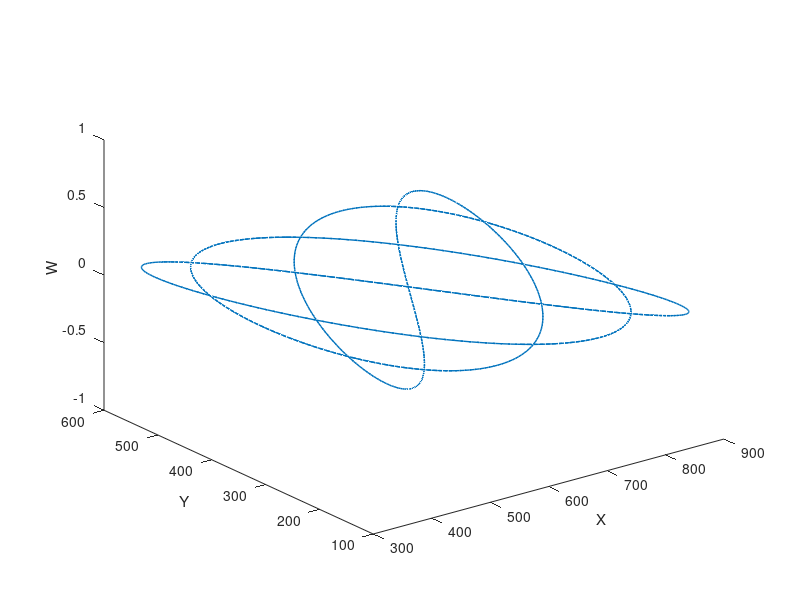

The MATLAB source for this figure: (Note: this script raises an error after producing the figure.)
%% desired path: projected trefoil knot
figure; set(gcf,'color','w'); grid on;
th = 0: 0.01: 4*pi;
gain=1; nx=3; ny=4; nz=7; betax=0.1; betay=0.7; betaz=0;
x = 250*cos(gain*nx*th+betax)+600;
y = 250*cos(gain*ny*th+betay)+350;
plot3(x, y, 0*ones(1, length(x)), 'LineWidth', 1)
xlabel('X'); ylabel('Y'); zlabel('W')
hold on;  
 
%%% plot the traj
pz = zeros(size(px));
L = 30;
range = 1:2007091;

% the trajecotry
plot3(px(range), py(range), pz(range), 'm', 'LineWidth', 2);

%%% the direction
index = 1;
point=[px(index); py(index); pz(index)];
vel = [cos(theta(index)); sin(theta(index)); 0];
p = cal_tri_pts(point, vel, L);
line_pts = [p(:,3), p(:,1), p(:,2), p(:,3), p(:,4), p(:,1)];
line(line_pts(1,:), line_pts(2,:), line_pts(3,:), 'LineWidth', 2);

index = 60000;
point=[px(index); py(index); pz(index)];
vel = [cos(theta(index)); sin(theta(index)); 0];
p = cal_tri_pts(point, vel, L);
line_pts = [p(:,3), p(:,1), p(:,2), p(:,3), p(:,4), p(:,1)];
line(line_pts(1,:), line_pts(2,:), line_pts(3,:), 'LineWidth', 2);

index = 135000;
point=[px(index); py(index); pz(index)];
vel = [cos(theta(index)); sin(theta(index)); 0];
p = cal_tri_pts(point, vel, L);
line_pts = [p(:,3), p(:,1), p(:,2), p(:,3), p(:,4), p(:,1)];
line(line_pts(1,:), line_pts(2,:), line_pts(3,:), 'LineWidth', 2);

index = 280000;
point=[px(index); py(index); pz(index)];
vel = [cos(theta(index)); sin(theta(index)); 0];
p = cal_tri_pts(point, vel, L);
line_pts = [p(:,3), p(:,1), p(:,2), p(:,3), p(:,4), p(:,1)];
line(line_pts(1,:), line_pts(2,:), line_pts(3,:), 'LineWidth', 2);

index = 491000;
point=[px(index); py(index); pz(index)];
vel = [cos(theta(index)); sin(theta(index)); 0];
p = cal_tri_pts(point, vel, L);
line_pts = [p(:,3), p(:,1), p(:,2), p(:,3), p(:,4), p(:,1)];
line(line_pts(1,:), line_pts(2,:), line_pts(3,:), 'LineWidth', 2);

index = 701000;
point=[px(index); py(index); pz(index)];
vel = [cos(theta(index)); sin(theta(index)); 0];
p = cal_tri_pts(point, vel, L);
line_pts = [p(:,3), p(:,1), p(:,2), p(:,3), p(:,4), p(:,1)];
line(line_pts(1,:), line_pts(2,:), line_pts(3,:), 'LineWidth', 2);

index = 1601000;
point=[px(index); py(index); pz(index)];
vel = [cos(theta(index)); sin(theta(index)); 0];
p = cal_tri_pts(point, vel, L);
line_pts = [p(:,3), p(:,1), p(:,2), p(:,3), p(:,4), p(:,1)];
line(line_pts(1,:), line_pts(2,:), line_pts(3,:), 'LineWidth', 2);

hold on;
plot3(f1w(1), f2w(1), 0, 'Marker', '.', 'MarkerSize', 30, 'Color', 'red')
plot3(f1w(20000), f2w(20000), 0, 'Marker', '.', 'MarkerSize', 30, 'Color', 'red')
plot3(f1w(300000), f2w(300000), 0, 'Marker', '.', 'MarkerSize', 30, 'Color', 'red')

view(0,90); axis equal;
hold off;

%% plot the error
figure; hold on; grid off; set(gcf,'color','w')
range=1:length(e.Time);
time=e.Time(range); e1=e.Data((range),1); e2=e.Data((range),2); e_norm=sqrt(e1.^2+e2.^2);
plot(time, e1,'LineStyle', '-.','LineWidth', 2);
plot(time, e2,'LineStyle', ':','LineWidth', 2);
plot(time, e_norm,'LineStyle', '-','LineWidth', 2);
legend('e_1','e_2','||e||');
xlabel('time (s)')
hold off;

%%
function p = cal_tri_pts(p1, v, L)
% input:    p1 -- the midpoint of one edge of a triangle; COLUMN vector
%           v  -- a velocity vector; pointing from p1 to a vertex; COLUMN vector
%           L  -- edge length of the triangle
% output:   p = [p1, p2, p3, p4] contaning the verteces of the triangle
%           p2, p3 and p4 (COLUMN vectors); p1 is the same as the input;
%
%                          p3
%                          *                     
%                         /|\
%                        / | \
%                       /  |  \
%                      /___|___\ 
%                     p4   p1   p2
%
    p3=p1+0.866*L*v/norm(v);
    solx = v(2)*(1/(v(1)^2 + v(2)^2))^(1/2);
    soly = -v(1)*(1/(v(1)^2 + v(2)^2))^(1/2);
    vv=double([solx;soly;0]);
    p2=p1+0.5*L*vv;
    p4=p1-0.5*L*vv;
    p=[p1, p2, p3, p4];
end